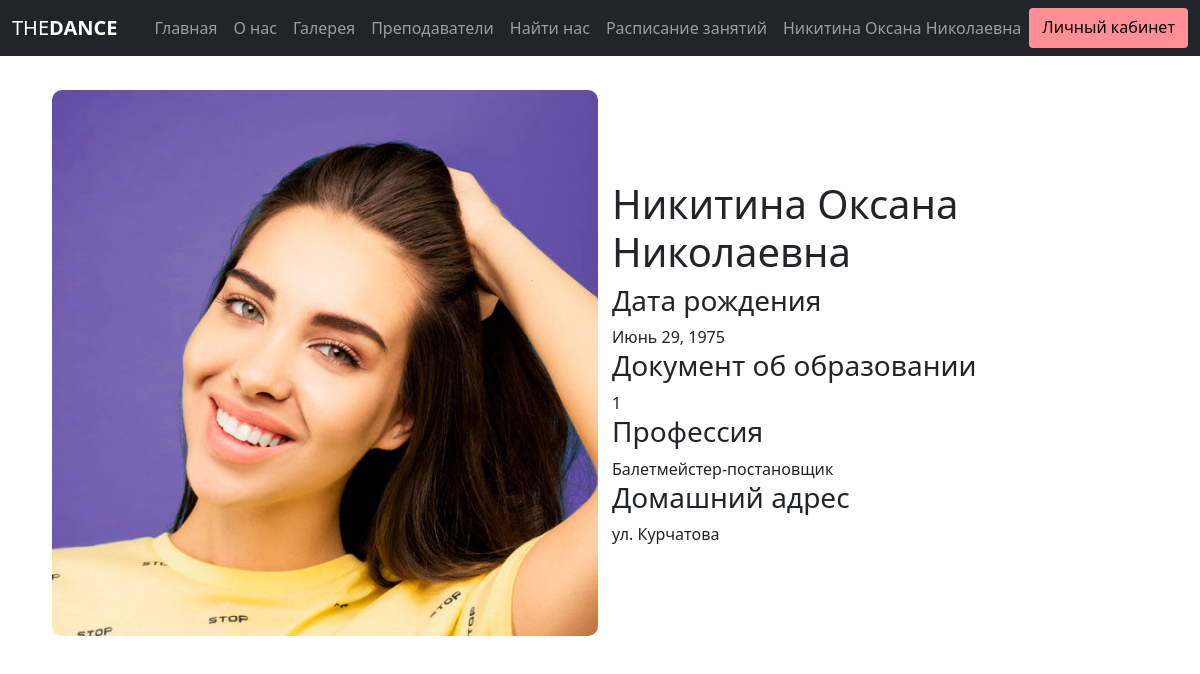
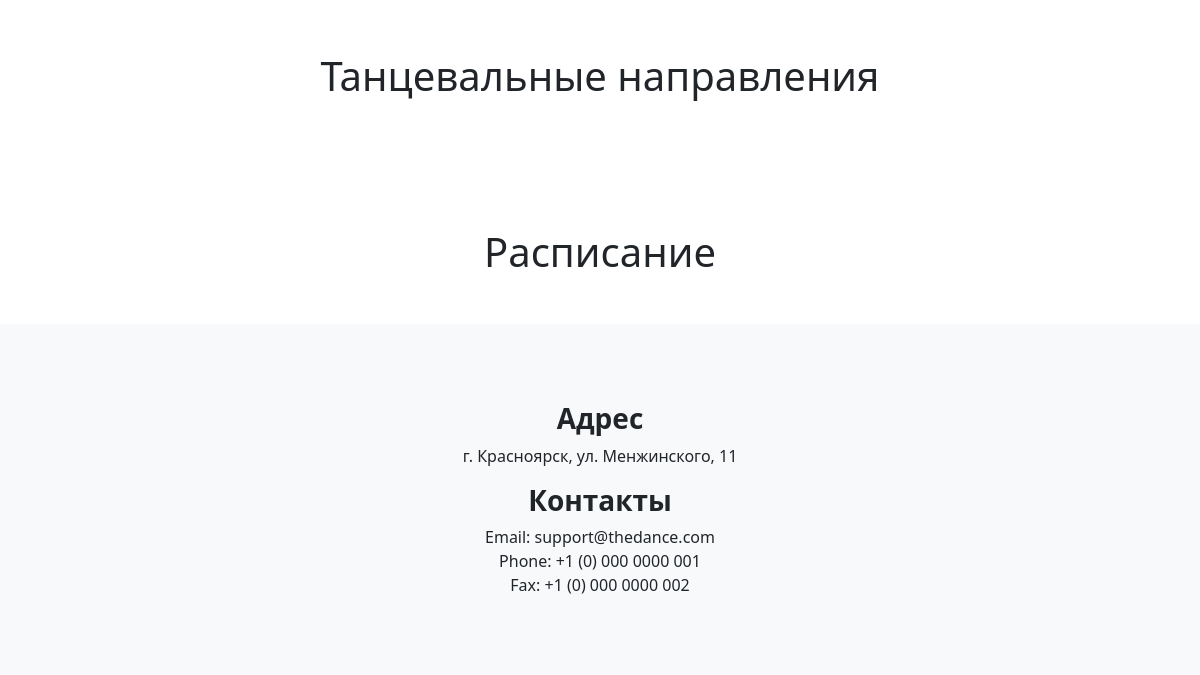
Page /worker/1 on the earlier database version (2 pictures, top to bottom).
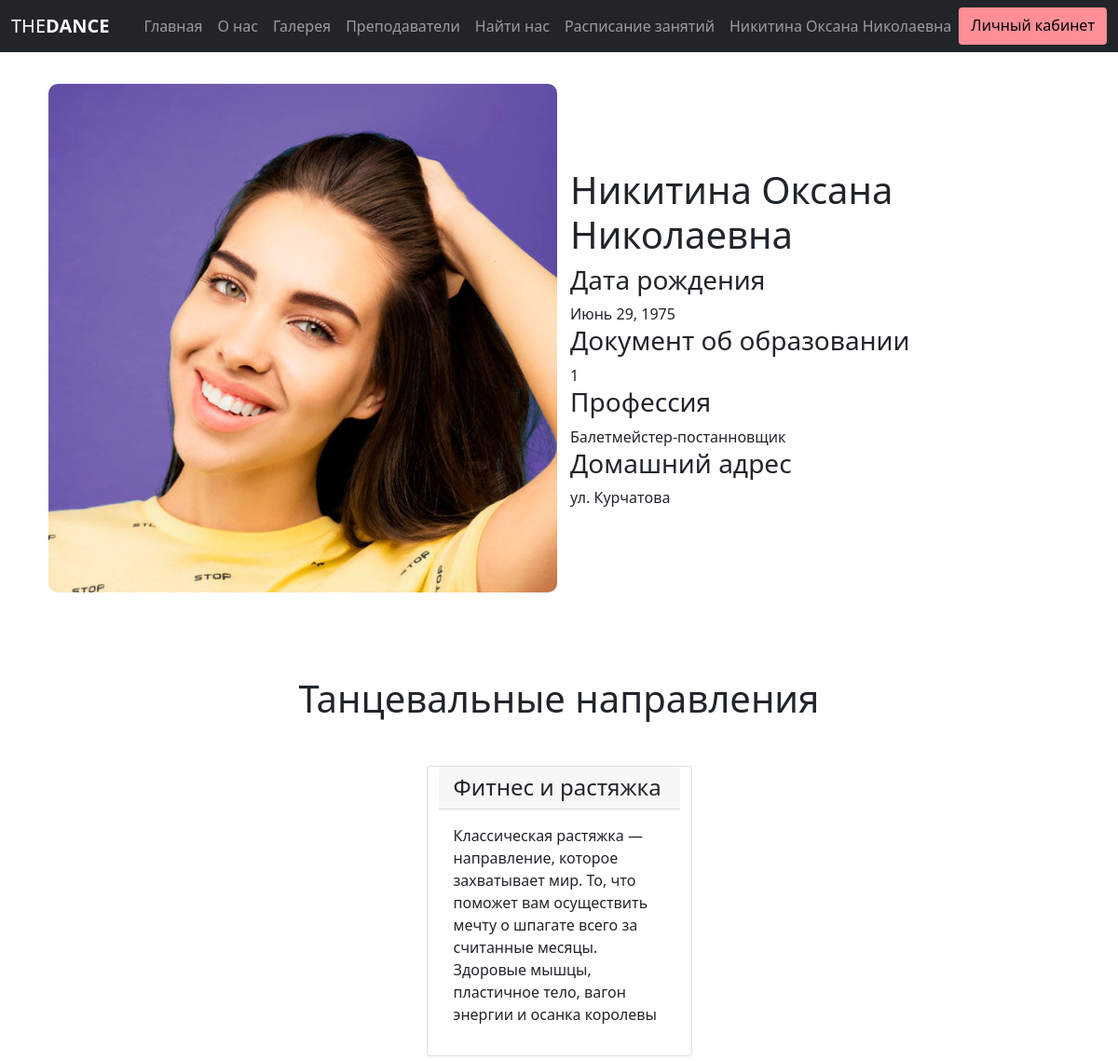
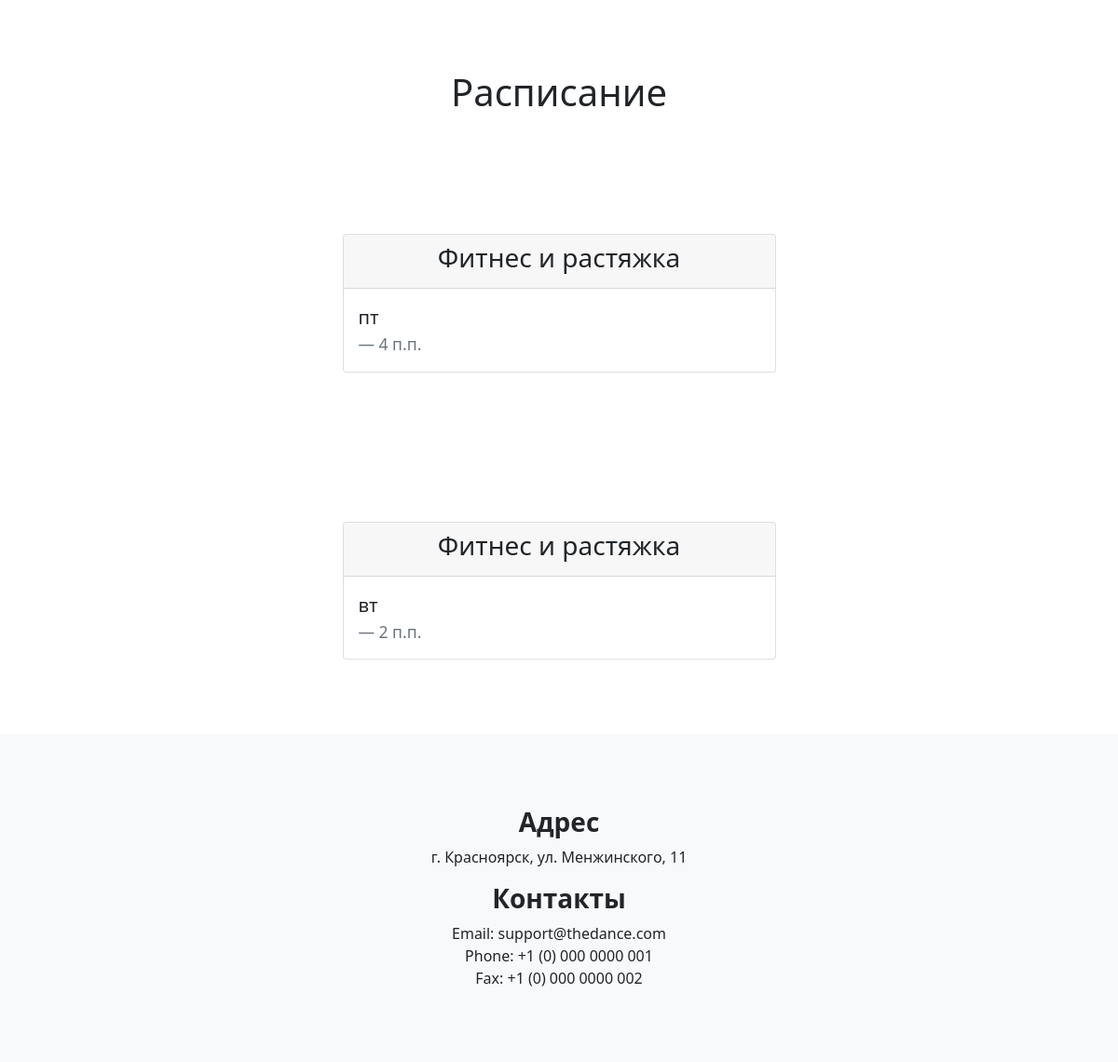
Same page on the later database version (2 pictures, top to bottom).
### main/models.py (models this page shows)
class Teacher(models.Model):
    Name = models.CharField(max_length=150)
    Birthdate = models.DateField()
    Education_certificate = models.PositiveIntegerField()
    Profession = models.CharField(max_length=100)
    Home = models.CharField(max_length=200)
    Login = models.CharField(max_length=50)
    Password = models.CharField(max_length=24)
    def get_absolute_url(self):
        return reverse('worker', kwargs={'id': self.id})

class Style(models.Model):
    Name = models.CharField(max_length=50)
    Treiner = models.ForeignKey(Teacher, on_delete=models.SET_NULL, null=True)
    Price = models.PositiveIntegerField()
    Description = models.TextField()
    clients = models.ManyToManyField(Client)

class Schedule(models.Model):
    Style = models.ForeignKey(Style, on_delete=models.SET_NULL, null=True)
    Weekday = models.CharField(max_length=2)
    Time = models.TimeField()

### main/views.py (the view)
# urls.py: path('worker/<str:id>', views.worker_info, name='worker'),
def worker_info(request, id):
    lesson = list()
    worker = Teacher.objects.get(id=id)
    courses = Style.objects.filter(Treiner__id=id)
    for item in courses:
        lesson = (Schedule.objects.filter(Style=item))
    print(lesson)
    return render(request, 'main/worker.html', {"user": worker, "styles": courses, "lessons": lesson})

### main/templates/main/worker.html (shortened to what this page needs)
{% extends 'main/base.html' %}
{% load static %}
{% block content %}
<div class="container m-sm-auto">
    <section class="row align-items-center step">
        <div class="col-sm-12 col-md-6 col-sm-12">
            <div class="item-img">
                <img src="{% static 'img/team3.jpg'%}" alt="Mobirise">
            </div>
        </div>
        <div class="col-sm-12 col-md-6 col-sm-12">
            <div class="text-wrapper">
                <h1 class="col">{{user.Name}}</h1>
                <h3 class="h3">Дата рождения</h3>
                <span id="birthdate" class="">{{user.Birthdate}}</span>
                <h3 class="h3">Документ об образовании</h3>
                <span id="passport" class="">{{user.Education_certificate}}</span>
                <h3 class="h3">Профессия</h3>
                <span id="phone" class="">{{user.Profession}}</span>
                <h3 class="h3">Домашний адрес</h3>
                <span id="email" class="">{{user.Home}}</span>
            </div>
        </div>
    </section>
    <section id="style" class="row step mb-5">
        <h1 class="h1 text-center mb-5">Танцевальные направления</h1>
        {% for st in styles %}
        <div class="card m-sm-auto сol-sm-12 col-md-6 col-lg-3">
            <h4 class="card-header">{{st.Name}}</h4>
            <div class="card-body">
                <p>{{st.Description}}</p>
            </div>
        </div>
        {% endfor %}
    </section>
    <section id="timetable" class="row align-content-center step">
        <h1 class="h1 text-center mb-5">Расписание</h1>
        {% for les in lessons %}
        <div class="step step2">
            <div class="card m-sm-auto сol-sm-12 col-md-6 col-lg-5">
                <div class="card-header text-center">
                    <h3 class="h3">{{les.Style.Name}}</h3>
                </div>
                <div class="card-body">
                    <blockquote class="blockquote mb-0">
                        <p>{{les.Weekday}}</p>
                        <footer class="blockquote-footer">{{les.Time}}</footer>
                    </blockquote>
                </div>
            </div>
        </div>
        {% endfor %}
</div>
{% endblock %}

### main/templates/main/base.html (shortened to what this page needs)
<!doctype html>
{% load static %}
<html lang="ru">
<head>
    <link rel="stylesheet" href="https://cdn.jsdelivr.net/npm/bootstrap@5.0.0-beta3/dist/css/bootstrap.min.css"
>
    <link rel="stylesheet" href="https://cdn.jsdelivr.net/npm/bootstrap-icons@1.4.1/font/bootstrap-icons.css">
    <link rel="stylesheet" href="https://cdn.jsdelivr.net/npm/@fortawesome/fontawesome-free@5.15.3/css/fontawesome.min.css"
>
    <link rel="stylesheet" href="{% static 'css/styles.css'%}">
</head>
<body>
<section id="menu">
    <nav class="navbar navbar-expand-lg navbar-dark fixed-top bg-dark">
        <div class="container-fluid">
            <a class="navbar-brand" href="{% url 'home' %}">THE<strong>DANCE</strong></a>
            <div class="collapse navbar-collapse justify-content-end" id="navbarNav">
                <div class="navbar-nav">
                    <a class="nav-item nav-link" aria-current="page" href="{% url 'home' %}#top">Главная</a>
                    <a class="nav-item nav-link" href="{% url 'home' %}#aboutUs">О нас</a>
                    <a class="nav-item nav-link" href="{% url 'home' %}#gallery">Галерея</a>
                    <a class="nav-item nav-link" href="{% url 'home' %}#team">Преподаватели</a>
                    <a class="nav-item nav-link" href="{% url 'home' %}#footer">Найти нас</a>
                    <a class="nav-item nav-link" href="{% url 'timetable' %}">Расписание занятий</a>
                    <a class="nav-item nav-link" href="{{user.get_absolute_url}}">{{user.Name}}</a>
                    <a class="navbar-dark btn" href="{% url 'login' %}" role="button">Личный кабинет</a>
                </div>
            </div>
        </div>
    </nav>
</section>
<main class="rounded">
    {% block content %}{% endblock %}
</main>
<section class="footer bg-light" id="footer">
    <div class="m-5">
        <h3 class="h3"><strong>Адрес</strong></h3>
        <p>г. Красноярск, ул. Менжинского, 11</p>
        <h3 class="h3"><strong>Контакты</strong></h3>
        <p>
            Email: support@thedance.com <br>
            Phone: +1 (0) 000 0000 001 <br>
            Fax: +1 (0) 000 0000 002
        </p>
    </div>
</section>
</body>
</html>

### static/css/styles.css (style rules this page uses)
.btn { background-color: #ff8e97; color: black; }
.row { margin-top: 5%; display: flex; justify-content: space-between; }
img { width: 100%; flex-basis: 32%; border-radius: 10px; margin-bottom: 30px; position: relative; overflow: hidden; }
.item-img img { width: 100%; margin: 10px; }
.footer { width: 100%; text-align: center; padding: 30px 0; }
.step { margin-top: 50px; padding-top: 30px; }
.card { margin: 5px; }
#style { justify-content: space-between; }
.step2 { margin-bottom: 50px; padding-bottom: 30px; }

Differences in the rows shown:
changed Teacher "Никитина Оксана Николаевна": Profession "Балетмейстер-постановщик" → "Балетмейстер-постанновщик"
added Style: Name "Фитнес и растяжка", Description "Классическая растяжка — направление, которое захватывает мир. То, что поможет вам осуществить мечту о шпагате всего за считанные месяцы. Здоровые мышцы, пластичное тело, вагон энергии и осанка королевы"
added Schedule: Style.Name "Фитнес и растяжка", Weekday "пт", Time "4 п.п."
added Schedule: Style.Name "Фитнес и растяжка", Weekday "вт", Time "2 п.п."
